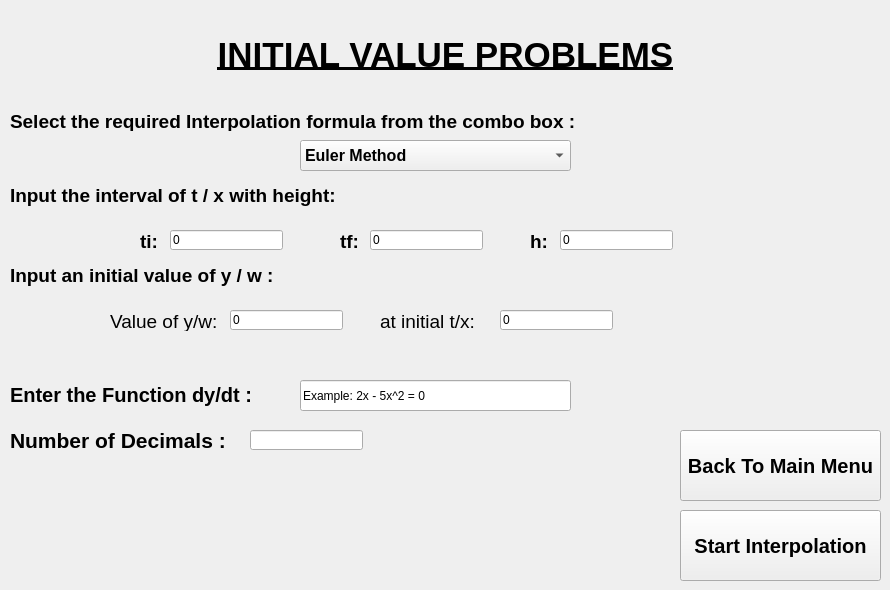
    <widget class="QWidget" name="Chapter5Page">
     <attribute name="title">
      <string>Page</string>
     </attribute>
     <widget class="QLabel" name="Chapter5Heading">
      <property name="geometry">
       <rect>
        <x>210</x>
        <y>10</y>
        <width>471</width>
        <height>91</height>
       </rect>
      </property>
      <property name="minimumSize">
       <size>
        <width>0</width>
        <height>0</height>
       </size>
      </property>
      <property name="font">
       <font>
        <pointsize>33</pointsize>
        <weight>75</weight>
        <bold>true</bold>
        <underline>true</underline>
       </font>
      </property>
      <property name="text">
       <string>&lt;html&gt;&lt;head/&gt;&lt;body&gt;&lt;p align=&quot;center&quot;&gt;&lt;span style=&quot; font-size:26pt;&quot;&gt;INITIAL VALUE PROBLEMS&lt;/span&gt;&lt;/p&gt;&lt;/body&gt;&lt;/html&gt;</string>
      </property>
      <property name="textFormat">
       <enum>Qt::RichText</enum>
      </property>
      <property name="alignment">
       <set>Qt::AlignCenter</set>
      </property>
      <property name="wordWrap">
       <bool>false</bool>
      </property>
     </widget>
     <widget class="QPushButton" name="Ch5StartButton">
      <property name="geometry">
       <rect>
        <x>680</x>
        <y>510</y>
        <width>201</width>
        <height>71</height>
       </rect>
      </property>
      <property name="font">
       <font>
        <pointsize>15</pointsize>
        <weight>75</weight>
        <bold>true</bold>
       </font>
      </property>
      <property name="text">
       <string>Start Interpolation</string>
      </property>
     </widget>
     <widget class="QComboBox" name="Ch5choicebox">
      <property name="geometry">
       <rect>
        <x>300</x>
        <y>140</y>
        <width>271</width>
        <height>31</height>
       </rect>
      </property>
      <property name="font">
       <font>
        <pointsize>12</pointsize>
        <weight>75</weight>
        <bold>true</bold>
       </font>
      </property>
      <property name="currentText">
       <string>Euler Method</string>
      </property>
      <property name="currentIndex">
       <number>0</number>
      </property>
      <property name="maxVisibleItems">
       <number>5</number>
      </property>
      <item>
       <property name="text">
        <string>Euler Method</string>
       </property>
      </item>
      <item>
       <property name="text">
        <string>Modified Euler</string>
       </property>
      </item>
      <item>
       <property name="text">
        <string>Midpoint Method</string>
       </property>
      </item>
      <item>
       <property name="text">
        <string>Heuns Method</string>
       </property>
      </item>
      <item>
       <property name="text">
        <string>Runge Kutta Method</string>
       </property>
      </item>
     </widget>
     <widget class="QLabel" name="Ch5funclabel">
      <property name="geometry">
       <rect>
        <x>10</x>
        <y>380</y>
        <width>301</width>
        <height>31</height>
       </rect>
      </property>
      <property name="font">
       <font>
        <pointsize>15</pointsize>
        <weight>75</weight>
        <bold>true</bold>
       </font>
      </property>
      <property name="text">
       <string>&lt;html&gt;&lt;head/&gt;&lt;body&gt;&lt;p&gt;Enter the Function dy/dt :&lt;/p&gt;&lt;/body&gt;&lt;/html&gt;</string>
      </property>
     </widget>
     <widget class="QPushButton" name="Chp5mainback">
      <property name="geometry">
       <rect>
        <x>680</x>
        <y>430</y>
        <width>201</width>
        <height>71</height>
       </rect>
      </property>
      <property name="font">
       <font>
        <pointsize>15</pointsize>
        <weight>75</weight>
        <bold>true</bold>
       </font>
      </property>
      <property name="text">
       <string>Back To Main Menu</string>
      </property>
     </widget>
     <widget class="QLabel" name="Ch5Label">
      <property name="geometry">
       <rect>
        <x>10</x>
        <y>110</y>
        <width>641</width>
        <height>21</height>
       </rect>
      </property>
      <property name="font">
       <font>
        <pointsize>15</pointsize>
        <weight>75</weight>
        <bold>true</bold>
       </font>
      </property>
      <property name="text">
       <string>&lt;html&gt;&lt;head/&gt;&lt;body&gt;&lt;p&gt;&lt;span style=&quot; font-size:14pt;&quot;&gt;Select the required Interpolation formula from the combo box :&lt;/span&gt;&lt;/p&gt;&lt;/body&gt;&lt;/html&gt;</string>
      </property>
     </widget>
     <widget class="QLineEdit" name="Chp5FuncInput">
      <property name="geometry">
       <rect>
        <x>300</x>
        <y>380</y>
        <width>271</width>
        <height>31</height>
       </rect>
      </property>
      <property name="text">
       <string>Example: 2x - 5x^2 = 0</string>
      </property>
     </widget>
     <widget class="QLabel" name="Ch5tlabel">
      <property name="geometry">
       <rect>
        <x>10</x>
        <y>180</y>
        <width>481</width>
        <height>31</height>
       </rect>
      </property>
      <property name="text">
       <string>&lt;html&gt;&lt;head/&gt;&lt;body&gt;&lt;p&gt;&lt;span style=&quot; font-size:14pt; font-weight:600;&quot;&gt;Input the interval of t / x with height:&lt;/span&gt;&lt;/p&gt;&lt;/body&gt;&lt;/html&gt;</string>
      </property>
     </widget>
     <widget class="QLineEdit" name="Ch5tlowerint">
      <property name="geometry">
       <rect>
        <x>170</x>
        <y>230</y>
        <width>113</width>
        <height>20</height>
       </rect>
      </property>
      <property name="text">
       <string>0</string>
      </property>
     </widget>
     <widget class="QLineEdit" name="Ch5tupperint">
      <property name="geometry">
       <rect>
        <x>370</x>
        <y>230</y>
        <width>113</width>
        <height>20</height>
       </rect>
      </property>
      <property name="text">
       <string>0</string>
      </property>
     </widget>
     <widget class="QLabel" name="Ch5ylabel">
      <property name="geometry">
       <rect>
        <x>10</x>
        <y>260</y>
        <width>331</width>
        <height>31</height>
       </rect>
      </property>
      <property name="text">
       <string>&lt;html&gt;&lt;head/&gt;&lt;body&gt;&lt;p&gt;&lt;span style=&quot; font-size:14pt; font-weight:600;&quot;&gt;Input an initial value of y / w :&lt;/span&gt;&lt;/p&gt;&lt;/body&gt;&lt;/html&gt;</string>
      </property>
     </widget>
     <widget class="QLineEdit" name="Ch5initialtinput">
      <property name="geometry">
       <rect>
        <x>500</x>
        <y>310</y>
        <width>113</width>
        <height>20</height>
       </rect>
      </property>
      <property name="text">
       <string>0</string>
      </property>
      <property name="readOnly">
       <bool>true</bool>
      </property>
     </widget>
     <widget class="QLineEdit" name="Ch5initialyinput">
      <property name="geometry">
       <rect>
        <x>230</x>
        <y>310</y>
        <width>113</width>
        <height>20</height>
       </rect>
      </property>
      <property name="text">
       <string>0</string>
      </property>
     </widget>
     <widget class="QLabel" name="Ch5initialy">
      <property name="geometry">
       <rect>
        <x>110</x>
        <y>310</y>
        <width>111</width>
        <height>21</height>
       </rect>
      </property>
      <property name="text">
       <string>&lt;html&gt;&lt;head/&gt;&lt;body&gt;&lt;p&gt;&lt;span style=&quot; font-size:14pt;&quot;&gt;Value of y/w:&lt;/span&gt;&lt;/p&gt;&lt;/body&gt;&lt;/html&gt;</string>
      </property>
     </widget>
     <widget class="QLabel" name="Ch5initialt">
      <property name="geometry">
       <rect>
        <x>380</x>
        <y>310</y>
        <width>111</width>
        <height>21</height>
       </rect>
      </property>
      <property name="text">
       <string>&lt;html&gt;&lt;head/&gt;&lt;body&gt;&lt;p&gt;&lt;span style=&quot; font-size:14pt;&quot;&gt;at initial t/x:&lt;/span&gt;&lt;/p&gt;&lt;/body&gt;&lt;/html&gt;</string>
      </property>
     </widget>
     <widget class="QLineEdit" name="Ch5height">
      <property name="geometry">
       <rect>
        <x>560</x>
        <y>230</y>
        <width>113</width>
        <height>20</height>
       </rect>
      </property>
      <property name="text">
       <string>0</string>
      </property>
      <property name="readOnly">
       <bool>false</bool>
      </property>
     </widget>
     <widget class="QLabel" name="label">
      <property name="geometry">
       <rect>
        <x>140</x>
        <y>230</y>
        <width>47</width>
        <height>21</height>
       </rect>
      </property>
      <property name="text">
       <string>&lt;html&gt;&lt;head/&gt;&lt;body&gt;&lt;p&gt;&lt;span style=&quot; font-size:14pt; font-weight:600;&quot;&gt;ti:&lt;/span&gt;&lt;/p&gt;&lt;/body&gt;&lt;/html&gt;</string>
      </property>
     </widget>
     <widget class="QLabel" name="label_2">
      <property name="geometry">
       <rect>
        <x>340</x>
        <y>230</y>
        <width>47</width>
        <height>21</height>
       </rect>
      </property>
      <property name="text">
       <string>&lt;html&gt;&lt;head/&gt;&lt;body&gt;&lt;p&gt;&lt;span style=&quot; font-size:14pt; font-weight:600;&quot;&gt;tf:&lt;/span&gt;&lt;/p&gt;&lt;/body&gt;&lt;/html&gt;</string>
      </property>
     </widget>
     <widget class="QLabel" name="label_3">
      <property name="geometry">
       <rect>
        <x>530</x>
        <y>230</y>
        <width>47</width>
        <height>21</height>
       </rect>
      </property>
      <property name="text">
       <string>&lt;html&gt;&lt;head/&gt;&lt;body&gt;&lt;p&gt;&lt;span style=&quot; font-size:14pt; font-weight:600;&quot;&gt;h:&lt;/span&gt;&lt;/p&gt;&lt;/body&gt;&lt;/html&gt;</string>
      </property>
     </widget>
     <widget class="QLabel" name="DecimalLabel">
      <property name="geometry">
       <rect>
        <x>10</x>
        <y>430</y>
        <width>241</width>
        <height>21</height>
       </rect>
      </property>
      <property name="font">
       <font>
        <pointsize>16</pointsize>
        <weight>75</weight>
        <bold>true</bold>
       </font>
      </property>
      <property name="text">
       <string>Number of Decimals :</string>
      </property>
     </widget>
     <widget class="QLineEdit" name="Ch5DecimalBox">
      <property name="geometry">
       <rect>
        <x>250</x>
        <y>430</y>
        <width>113</width>
        <height>20</height>
       </rect>
      </property>
     </widget>
    </widget>
